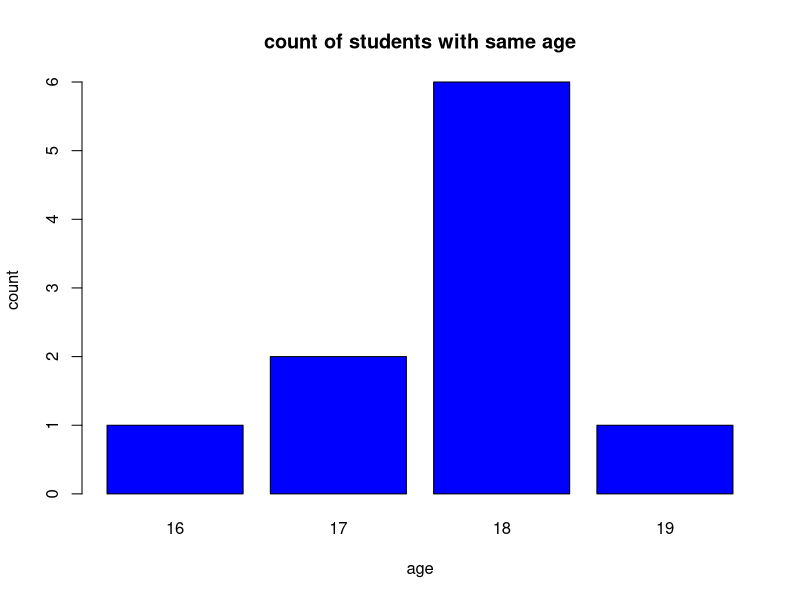

Recreate this plot in R.
age <- c(17,18,18,17,18,19,18,16,18,18)

print (table(age))
barplot(table(age), main="count of students with same age", ylab= "count", xlab="age",col = "blue") 
